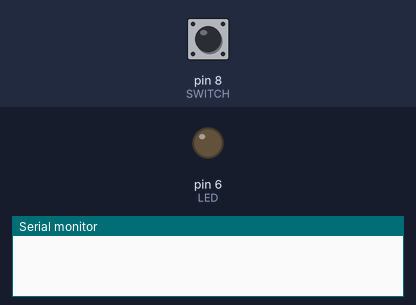
Simulated run of this sketch. Board: Arduino Uno, built with avr-gcc and run on an emulated ATmega328P. Shown: output pins drawn as LEDs (lit = HIGH), the last lines printed to the serial monitor. The inputs (shaded band) are chosen by the test bench; at power-on: pin 8 (SWITCH) HIGH.

Above: at 1.2 s.
1.3 s: pin 8 (SWITCH) pulled LOW for 0.15 s
At 2.3 s:
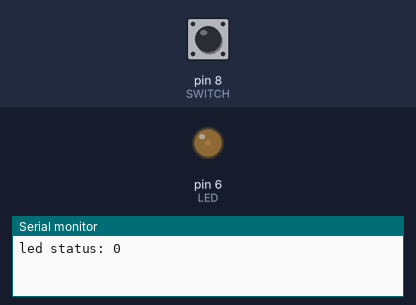
2.9 s: pin 8 (SWITCH) pulled LOW for 1 s
At 3.5 s:
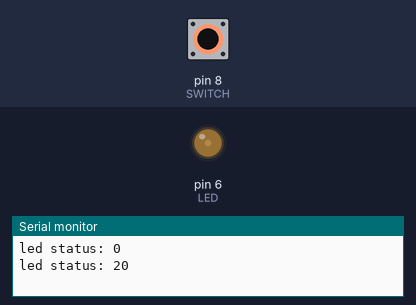
5.4 s: pin 8 (SWITCH) pulsed LOW 5 times (0.12 s each, 0.3 s apart)
At 7.6 s:
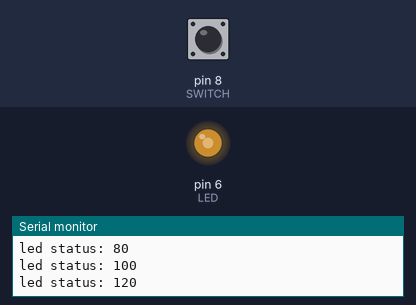
8.4 s: pin 8 (SWITCH) pulsed LOW 5 times (0.12 s each, 0.3 s apart)
At 10.9 s:
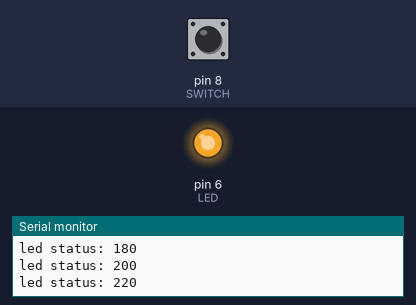
Timing chart, 0 to 12.4 s (numbered marks = the images above; inputs shaded):
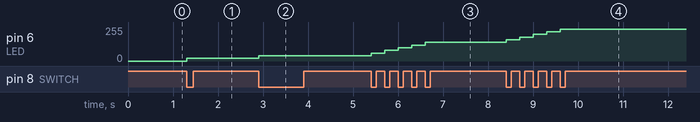

The sketch:

debounce.ino
```cpp
#define SWITCH 8
#define LED 6
#define DEBOUNCE_TIME 5

boolean prevBState = LOW;
boolean bState = LOW;
int ledBrigthness = 0;
int ledChange = 20;


boolean debounceRead(byte input){
   if(digitalRead(input)){
      delay(DEBOUNCE_TIME);
      return digitalRead(input);
   }
   return LOW;
}

void setup(){
  pinMode(SWITCH, INPUT);
  pinMode(LED, OUTPUT);
  analogWrite(LED, 0);
  Serial.begin(9600);
}

void loop(){
   bState = debounceRead(SWITCH);
   if (!bState && prevBState){

      Serial.print("led status: ");
      Serial.println(ledBrigthness);
      ledBrigthness += ledChange;
      analogWrite(LED, ledBrigthness);
      if (ledBrigthness + ledChange <=0 || ledBrigthness + ledChange >= 255) {
        ledChange = -ledChange;
      }

   }
   prevBState = bState;
}
```

Measured:
- after the input at 1.3 s, pin 6 (LED): 0/255 → 20/255 at once
- after the input at 2.9 s, pin 6 (LED): 20/255 → 40/255 at once
- after the input at 5.4 s, pin 6 (LED): moves from 40/255 to 140/255 over 1.2 s, starting at once
- after the input at 8.4 s, pin 6 (LED): moves from 140/255 to 240/255 over 1.2 s, starting at once
